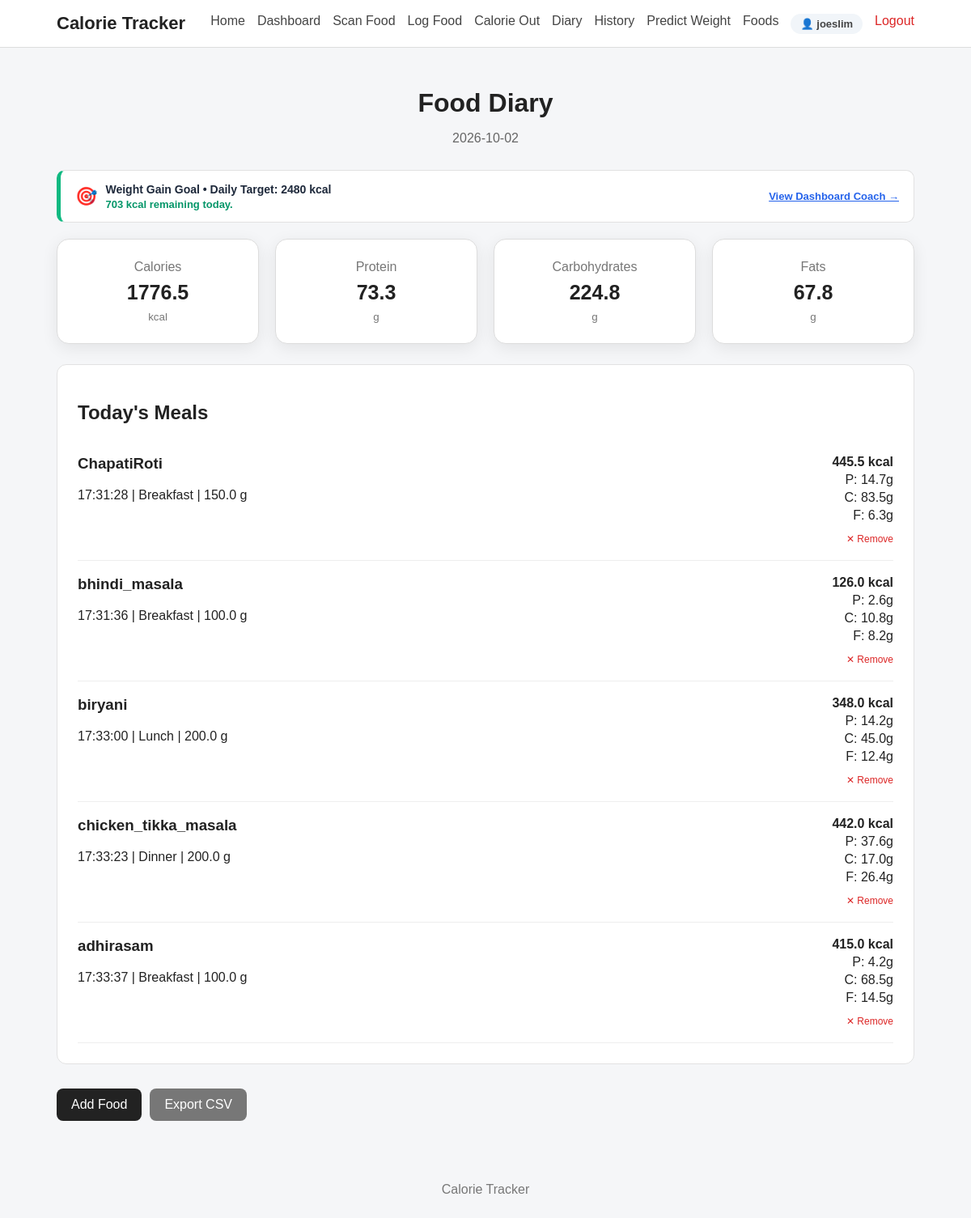
Screenshot of /diary/2026-10-02 (signed in) with the database file from the repository.
### tables this page shows
CREATE TABLE users (
            id INTEGER PRIMARY KEY AUTOINCREMENT,
            username TEXT NOT NULL,
            email TEXT NOT NULL UNIQUE,
            password_hash TEXT NOT NULL,
            created_at TIMESTAMP DEFAULT CURRENT_TIMESTAMP
        );

CREATE TABLE calorie_in_records (
            id INTEGER PRIMARY KEY AUTOINCREMENT,
            user_id INTEGER NOT NULL,
            dish_name TEXT NOT NULL,
            quantity REAL NOT NULL,
            meal_type TEXT,
            calories REAL DEFAULT 0.0,
            carbohydrates REAL DEFAULT 0.0,
            protein REAL DEFAULT 0.0,
            fats REAL DEFAULT 0.0,
            free_sugar REAL DEFAULT 0.0,
            fibre REAL DEFAULT 0.0,
            sodium REAL DEFAULT 0.0,
            calcium REAL DEFAULT 0.0,
            iron REAL DEFAULT 0.0,
            vitamin_c REAL DEFAULT 0.0,
            folate REAL DEFAULT 0.0,
            notes TEXT DEFAULT '',
            recorded_date TEXT NOT NULL,
            recorded_time TEXT,
            created_at TIMESTAMP DEFAULT CURRENT_TIMESTAMP,
            FOREIGN KEY (user_id) REFERENCES users(id) ON DELETE CASCADE
        );

### app.py (the view)
@app.route(
    "/diary/<date>"
)
@login_required
def diary_date(date):
    user_id = session.get("user_id")
    try:
        datetime.strptime(
            date,
            "%Y-%m-%d"
        )
    except ValueError:
        flash(
            "Invalid date. Use YYYY-MM-DD.",
            "error"
        )
        return redirect(
            url_for("diary")
        )
    entries = get_diary_by_date_user(
        user_id,
        date
    )
    totals = calculate_totals(
        entries
    )
    coach = get_daily_calorie_coach(
        user_id,
        date
    )
    return render_template(
        "diary.html",
        entries=entries,
        totals=totals,
        date=date,
        coach=coach
    )

### app.py (called while the page is built)
def login_required(view_func):
    @wraps(view_func)
    def wrapped_view(*args, **kwargs):
        if not session.get("user_id"):
            flash("Please log in to access this page.", "error")
            return redirect(url_for("login", next=request.path))
        return view_func(*args, **kwargs)
    return wrapped_view

@app.context_processor
def inject_user():
    user_id = session.get("user_id")
    if user_id:
        user = get_user_by_id(user_id)
        if user:
            return {"current_user": user, "logged_in": True}
    return {"current_user": None, "logged_in": False}

### database.py (called while the page is built)
def get_connection():
    connection = sqlite3.connect(
        DATABASE_PATH
    )
    connection.row_factory = sqlite3.Row
    connection.execute("PRAGMA foreign_keys = ON")
    return connection

def get_user_by_id(user_id):
    connection = get_connection()
    cursor = connection.cursor()
    cursor.execute("SELECT * FROM users WHERE id = ?", (user_id,))
    user = cursor.fetchone()
    connection.close()
    return user

def get_user_profile(user_id):
    connection = get_connection()
    cursor = connection.cursor()
    cursor.execute("SELECT * FROM user_profiles WHERE user_id = ?", (user_id,))
    profile = cursor.fetchone()
    connection.close()
    return profile

def get_latest_weight(user_id):
    connection = get_connection()
    cursor = connection.cursor()
    cursor.execute("""
        SELECT * FROM weight_records
        WHERE user_id = ?
        ORDER BY recorded_date DESC, created_at DESC
        LIMIT 1
    """, (user_id,))
    record = cursor.fetchone()
    connection.close()
    return record

def format_calorie_in_row(row):
    if row is None:
        return None
    d = dict(row)
    d["weight"] = d.get("quantity", 0.0)
    d["date"] = d.get("recorded_date", "")
    d["time"] = d.get("recorded_time", "")
    d["nutrition"] = {
        "Calories (kcal)": d.get("calories", 0.0),
        "Protein (g)": d.get("protein", 0.0),
        "Carbohydrates (g)": d.get("carbohydrates", 0.0),
        "Fats (g)": d.get("fats", 0.0),
        "Free Sugar (g)": d.get("free_sugar", 0.0),
        "Fibre (g)": d.get("fibre", 0.0),
        "Sodium (mg)": d.get("sodium", 0.0),
        "Calcium (mg)": d.get("calcium", 0.0),
        "Iron (mg)": d.get("iron", 0.0),
        "Vitamin C (mg)": d.get("vitamin_c", 0.0),
        "Folate (µg)": d.get("folate", 0.0)
    }
    return d

### templates/diary.html (shortened to what this page needs)
{% extends "base.html" %}
{% block content %}
<div class="page-header">
    <h1>
        Food Diary
    </h1>
    <p>
        {{ date }}
    </p>
</div>
{% if coach and coach.has_profile %}
<div class="card" style="margin-bottom: 20px; border-left: 5px solid {% if coach.is_over_budget %}#ef4444{% else %}#10b981{% endif %}; background: #ffffff; padding: 14px 18px; border-radius: 10px; display: flex; flex-wrap: wrap; justify-content: space-between; align-items: center; gap: 12px;">
    <div style="display: flex; align-items: center; gap: 10px;">
        <span style="font-size: 22px;">{% if coach.is_over_budget %}⚠️{% else %}🎯{% endif %}</span>
        <div>
            <strong style="color: #1e293b; font-size: 14px;">
                {{ coach.goal }} Goal &bull; Daily Target: {{ "%.0f"|format(coach.daily_target) }} kcal
            </strong>
            <p style="margin: 2px 0 0; font-size: 13px; color: {% if coach.is_over_budget %}#dc2626{% else %}#059669{% endif %}; font-weight: 600;">
                {% if coach.is_over_budget %}
                    Over budget by {{ "%.0f"|format(coach.excess_calories) }} kcal! Check Dashboard for activity burn-off suggestions.
                {% else %}
                    {{ "%.0f"|format(coach.remaining) }} kcal remaining today.
                {% endif %}
            </p>
        </div>
    </div>
    <div style="display: flex; gap: 10px;">
        <a href="{{ url_for('dashboard') }}" style="font-size: 13px; color: #2563eb; text-decoration: underline; font-weight: 600; align-self: center;">
            View Dashboard Coach &rarr;
        </a>
    </div>
</div>
{% endif %}
<div class="summary-grid">
    <div class="summary-card">
        <span>
            Calories
        </span>
        <strong>
            {{ "%.1f"|format(
                totals["Calories (kcal)"]
            ) }}
        </strong>
        <small>
            kcal
        </small>
    </div>
    <div class="summary-card">
        <span>
            Protein
        </span>
        <strong>
            {{ "%.1f"|format(
                totals["Protein (g)"]
            ) }}
        </strong>
        <small>
            g
        </small>
    </div>
    <div class="summary-card">
        <span>
            Carbohydrates
        </span>
        <strong>
            {{ "%.1f"|format(
                totals["Carbohydrates (g)"]
            ) }}
        </strong>
        <small>
            g
        </small>
    </div>
    <div class="summary-card">
        <span>
            Fats
        </span>
        <strong>
            {{ "%.1f"|format(
                totals["Fats (g)"]
            ) }}
        </strong>
        <small>
            g
        </small>
    </div>
</div>
{% if entries %}
<div class="card">
    <h2>
        Today's Meals
    </h2>
    {% for entry in entries %}
    <div class="diary-entry">
        <div>
            <h3>
                {{ entry.dish_name }}
            </h3>
            <p>
                {{ entry.time }}
                |
                {{ entry.meal_type|capitalize }}
                |
                {{ entry.weight }} g
            </p>
        </div>
        <div class="nutrition-small">
            <strong>
                {{ "%.1f"|format(
                    entry.nutrition[
                        "Calories (kcal)"
                    ]
                ) }}
                kcal
            </strong>
            <span>
                P:
                {{ "%.1f"|format(
                    entry.nutrition[
                        "Protein (g)"
                    ]
                ) }}g
            </span>
            <span>
                C:
                {{ "%.1f"|format(
                    entry.nutrition[
                        "Carbohydrates (g)"
                    ]
                ) }}g
            </span>
            <span>
                F:
                {{ "%.1f"|format(
                    entry.nutrition[
                        "Fats (g)"
                    ]
                ) }}g
            </span>
            {% if entry.id %}
            <form action="{{ url_for('delete_food', record_id=entry.id) }}" method="POST" style="margin-top:6px;" onsubmit="return confirm('Remove this food entry?');">
                <button type="submit" style="background:none; border:none; color:#dc2626; font-size:12px; cursor:pointer; padding:0;">
                    ✕ Remove
                </button>
            </form>
            {% endif %}
        </div>
    </div>
    {% endfor %}
</div>
{% endif %}
<div class="action-row">
    <a
        href="{{ url_for('log_food') }}"
        class="button"
    >
        Add Food
    </a>
    <a
        href="{{ url_for('export_diary') }}"
        class="button secondary"
    >
        Export CSV
    </a>
</div>
{% endblock %}

### templates/base.html (shortened to what this page needs)
<!DOCTYPE html>
<html lang="en">
<head>
    <link rel="stylesheet" href="{{ url_for('static', filename='css/style.css') }}">
</head>
<body>
    <nav class="navbar">
        <div class="nav-container">
            <a href="{{ url_for('home') }}" class="logo">
                Calorie Tracker
            </a>
            <div class="nav-links">
                <a href="{{ url_for('home') }}">
                    Home
                </a>
                {% if logged_in %}
                <a href="{{ url_for('dashboard') }}">
                    Dashboard
                </a>
                <a href="{{ url_for('food_scan') }}">
                    Scan Food
                </a>
                <a href="{{ url_for('log_food') }}">
                    Log Food
                </a>
                <a href="{{ url_for('calorie_out') }}">
                    Calorie Out
                </a>
                <a href="{{ url_for('diary') }}">
                    Diary
                </a>
                <a href="{{ url_for('history') }}">
                    History
                </a>
                <a href="{{ url_for('predict_weight') }}">
                    Predict Weight
                </a>
                <a href="{{ url_for('foods') }}">
                    Foods
                </a>
                <a href="{{ url_for('profile') }}" class="nav-user-badge">
                    👤 {{ current_user['username'] if current_user else 'Profile' }}
                </a>
                <a href="{{ url_for('logout') }}" class="nav-link-logout">
                    Logout
                </a>
                {% endif %}
            </div>
        </div>
    </nav>
    <main class="container">
        {% block content %}
        {% endblock %}
    </main>
    <footer>
        <p>
            Calorie Tracker
        </p>
    </footer>
</body>
</html>

### static/css/style.css (style rules this page uses)
* { box-sizing: border-box; }
body { margin: 0; font-family: Arial, sans-serif; background: #f5f6f8; color: #222; }
.navbar { background: #ffffff; border-bottom: 1px solid #ddd; }
.nav-container { max-width: 1100px; margin: auto; padding: 16px 20px; display: flex; justify-content: space-between; align-items: center; gap: 20px; }
.logo { font-size: 22px; font-weight: bold; text-decoration: none; color: #222; }
.nav-links { display: flex; flex-wrap: wrap; gap: 15px; }
.nav-links a { text-decoration: none; color: #444; }
.container { max-width: 1100px; margin: auto; padding: 30px 20px; }
.button { display: inline-block; padding: 11px 18px; background: #222; color: white; text-decoration: none; border: none; border-radius: 8px; cursor: pointer; margin-top: 10px; }
.button.secondary { background: #777; }
.card { background: white; padding: 25px; margin-bottom: 20px; border-radius: 12px; border: 1px solid #e2e2e2; }
.page-header { margin-bottom: 25px; }
.summary-grid { display: grid; grid-template-columns: repeat(4, 1fr); gap: 15px; margin-bottom: 20px; }
.summary-card { background: white; border: 1px solid #ddd; border-radius: 10px; padding: 20px; }
.summary-card span, .summary-card small { display: block; color: #777; }
.summary-card strong { display: block; font-size: 25px; margin: 8px 0; }
.diary-entry { display: flex; justify-content: space-between; gap: 20px; padding: 18px 0; border-bottom: 1px solid #eee; }
.diary-entry h3 { margin-top: 0; }
.nutrition-small { display: flex; flex-direction: column; align-items: flex-end; gap: 4px; }
.action-row { display: flex; gap: 10px; flex-wrap: wrap; }
footer { text-align: center; padding: 30px; color: #777; }
.page-header { text-align: center; margin-bottom: 30px; }
.page-header h1 { margin-top: 20px; margin-bottom: 10px; }
.page-header p { color: #666; }
.summary-grid { display: grid; grid-template-columns: repeat(auto-fit, minmax(220px, 1fr)); gap: 20px; margin-bottom: 25px; }
.summary-card { background: white; padding: 25px; border-radius: 15px; text-align: center; box-shadow: 0 5px 20px rgba(0, 0, 0, 0.08); }
.nav-user-badge { display: inline-flex; align-items: center; gap: 6px; background: #f1f5f9; padding: 5px 12px; border-radius: 20px; font-weight: 600; font-size: 13px; color: #334155; }
.nav-link-logout { color: #dc2626 !important; font-weight: 500; }

### rows the page displays
users: username "joeslim"
calorie_in_records: dish_name "ChapatiRoti", time "17:31:28", meal_type "Breakfast", weight "150.0", calories "445.5", protein "14.7", carbohydrates "83.5", fats "6.3"
calorie_in_records: dish_name "bhindi_masala", time "17:31:36", meal_type "Breakfast", weight "100.0", calories "126.0", protein "2.6", carbohydrates "10.8", fats "8.2"
calorie_in_records: dish_name "biryani", time "17:33:00", meal_type "Lunch", weight "200.0", calories "348.0", protein "14.2", carbohydrates "45.0", fats "12.4"
calorie_in_records: dish_name "chicken_tikka_masala", time "17:33:23", meal_type "Dinner", weight "200.0", calories "442.0", protein "37.6", carbohydrates "17.0", fats "26.4"
calorie_in_records: dish_name "adhirasam", time "17:33:37", meal_type "Breakfast", weight "100.0", calories "415.0", protein "4.2", carbohydrates "68.5", fats "14.5"

### other values shown
{{ date }} "2026-10-02"
{{ coach.goal }} "Weight Gain"
{{ "%.0f"|format(coach.daily_target) }} "2480"
{{ "%.0f"|format(coach.remaining) }} "703"
{{ "%.1f"|format(
                totals["Calories (kcal)"]
            ) }} "1776.5"
{{ "%.1f"|format(
                totals["Protein (g)"]
            ) }} "73.3"
{{ "%.1f"|format(
                totals["Fats (g)"]
            ) }} "67.8"
